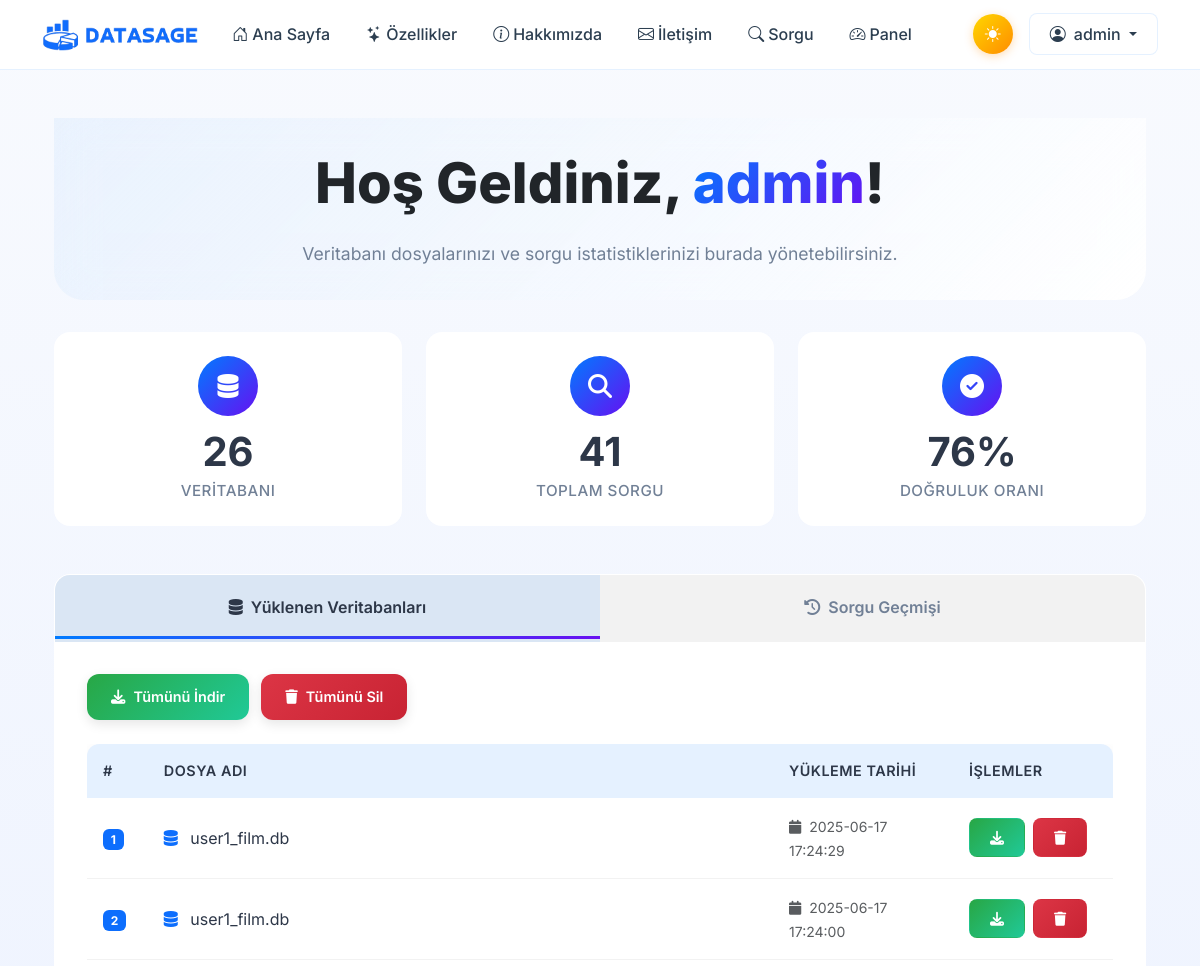
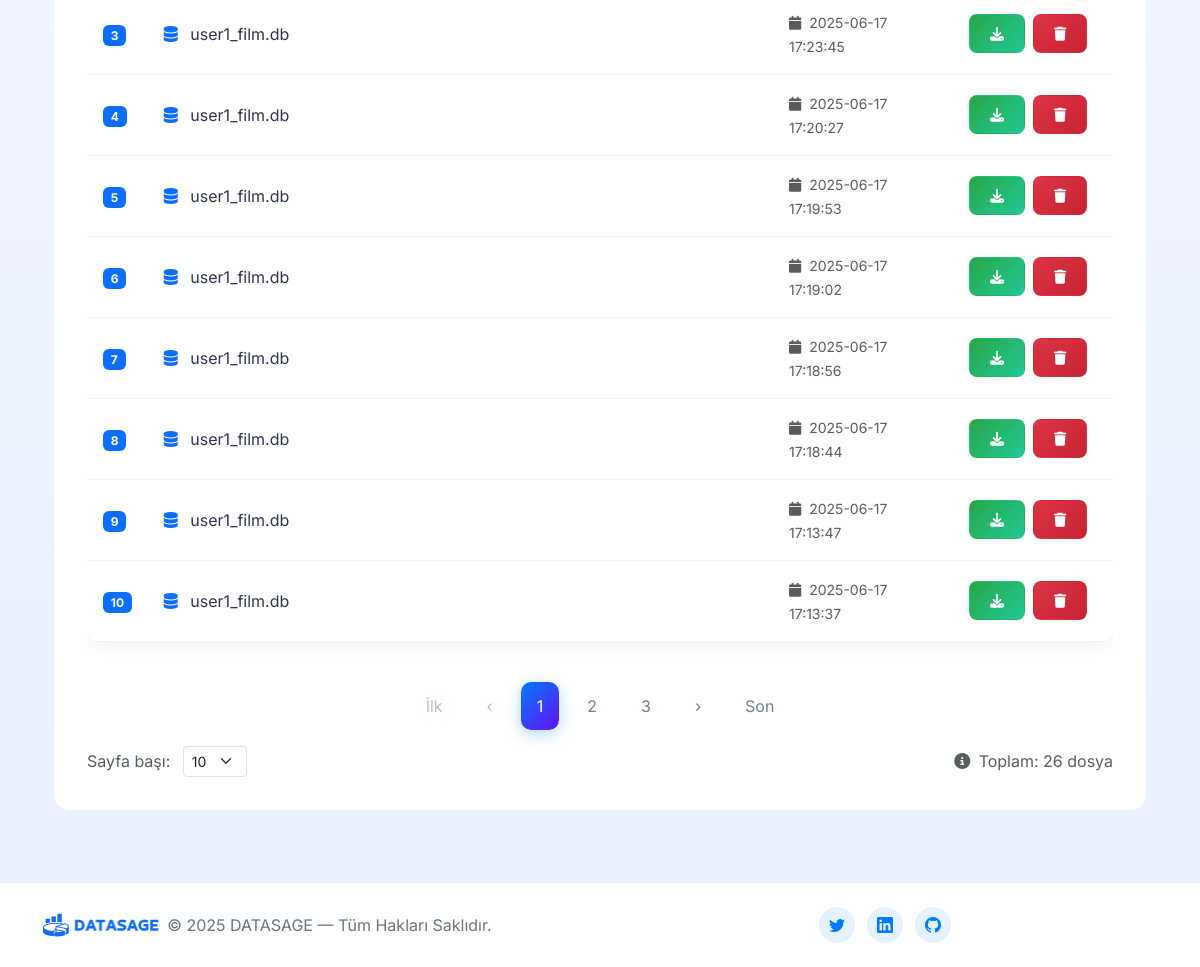
The page /dashboard (signed in) on the database as committed earlier (2 pictures, top to bottom).
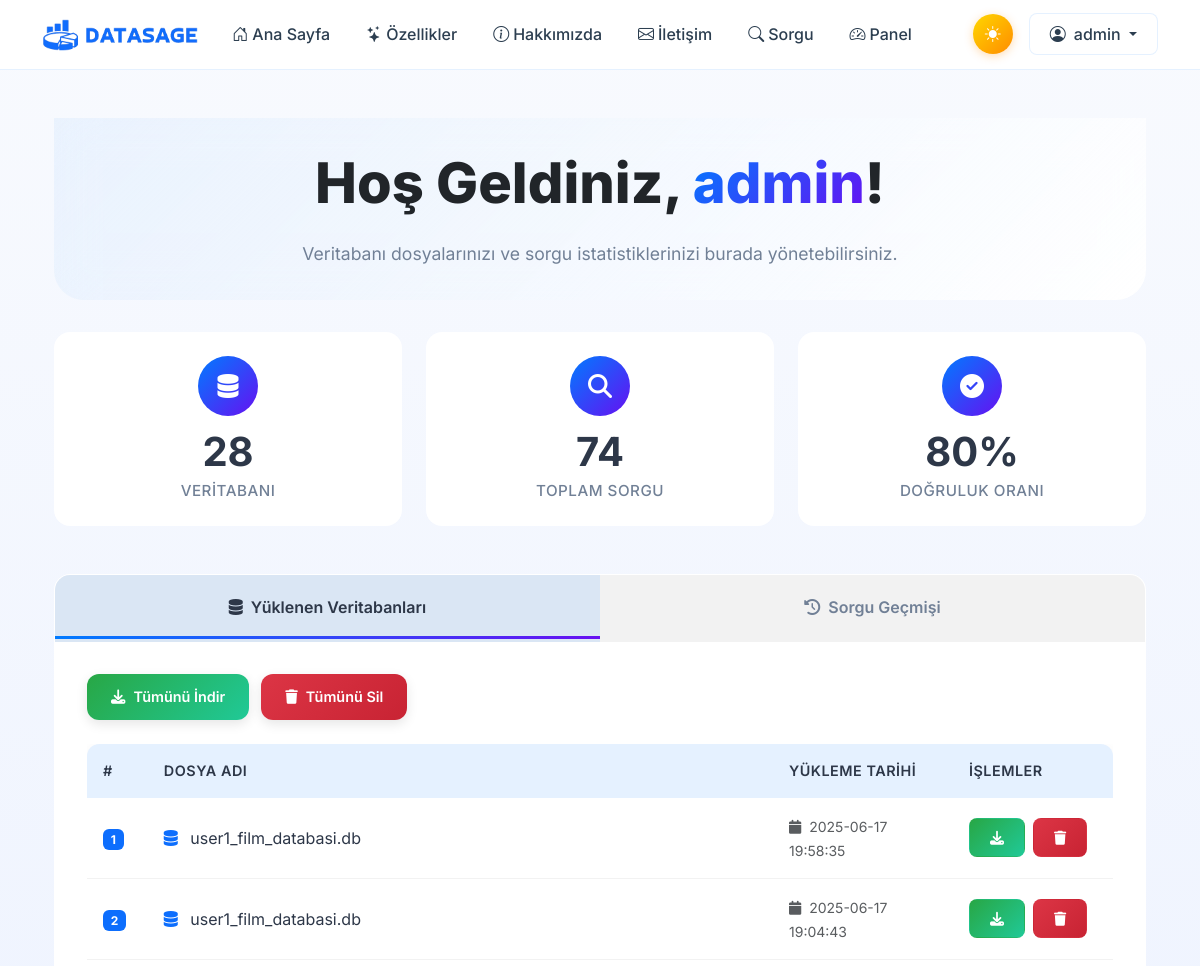
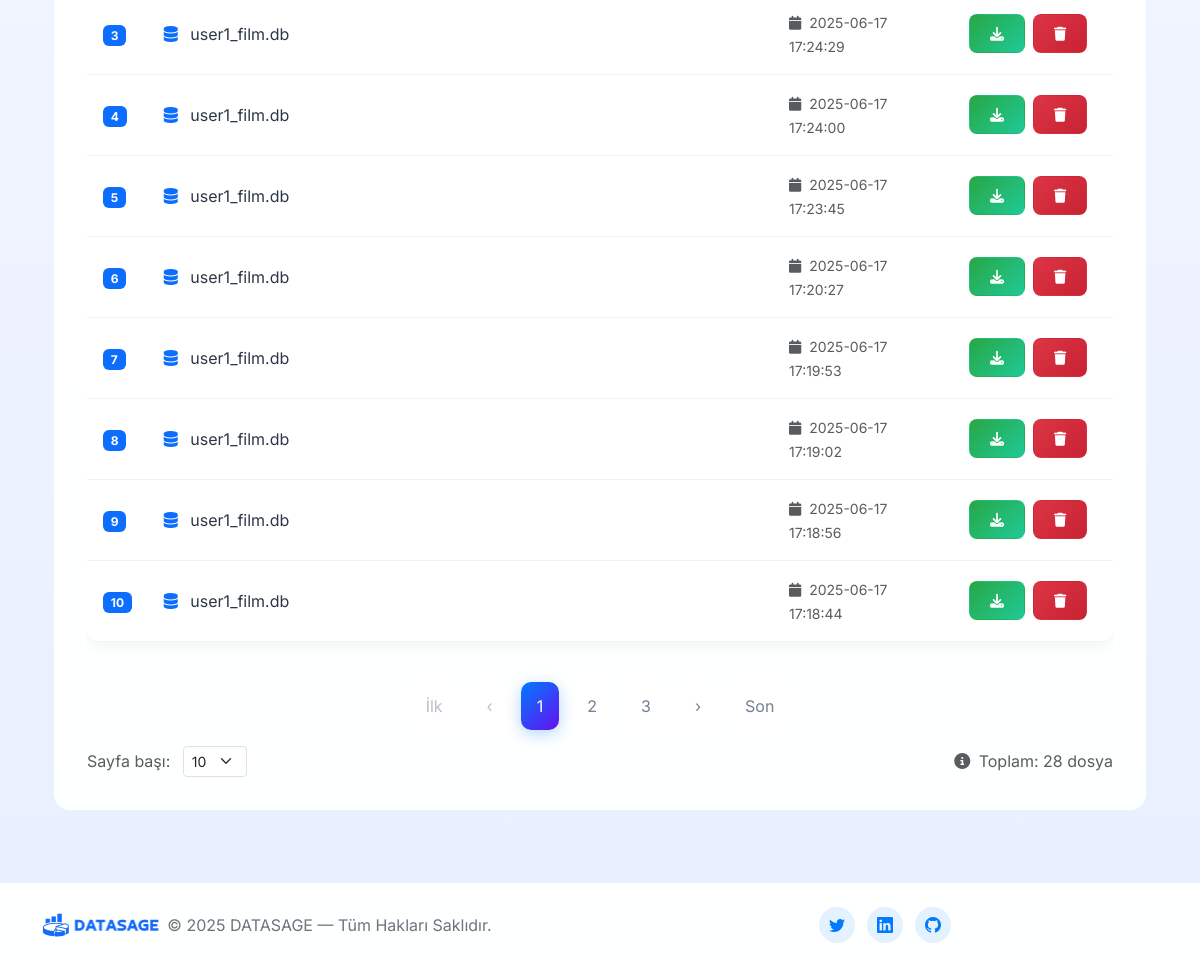
The same page on the database as committed later (2 pictures, top to bottom).
### tables this page shows
CREATE TABLE db_uploads (
        id INTEGER PRIMARY KEY AUTOINCREMENT,
        user_id INTEGER,
        filename TEXT,
        uploaded_at DATETIME DEFAULT CURRENT_TIMESTAMP,
        FOREIGN KEY (user_id) REFERENCES users(id)
    );

### app.py (the view)
@app.route("/dashboard")
@login_required
def dashboard():
    user_id = session["user_id"]
    query_filter = request.args.get("query_filter", "")
    sort_order = request.args.get("sort_order", "desc").lower()
    try:
        page = int(request.args.get("page", 1))
        per_page = int(request.args.get("per_page", 10))
        if per_page not in [10, 15, 20]:
            per_page = 10
    except:
        page = 1
        per_page = 10
    try:
        uploads_page = int(request.args.get("uploads_page", 1))
        uploads_per_page = int(request.args.get("uploads_per_page", 10))
        if uploads_per_page not in [10, 15, 20]:
            uploads_per_page = 10
    except:
        uploads_page = 1
        uploads_per_page = 10
    if sort_order not in ["asc", "desc"]:
        sort_order = "desc"
    conn = sqlite3.connect("database.sqlite")
    conn.row_factory = sqlite3.Row
    uploads_count = conn.execute(
        "SELECT COUNT(*) FROM db_uploads WHERE user_id = ?", (user_id,)
    ).fetchone()[0]
    uploads_offset = (uploads_page - 1) * uploads_per_page
    uploads_total_pages = (uploads_count + uploads_per_page - 1) // uploads_per_page
    uploads = conn.execute("""
        SELECT * FROM db_uploads
        WHERE user_id = ?
        ORDER BY uploaded_at DESC
        LIMIT ? OFFSET ?
    """, (user_id, uploads_per_page, uploads_offset)).fetchall()
    uploads_start_page = max(1, uploads_page - 2)
    uploads_end_page = min(uploads_page + 2, uploads_total_pages)
    history_query = "SELECT * FROM query_history WHERE user_id = ?"
    params = [user_id]
    if query_filter:
        history_query += " AND LOWER(question) LIKE ?"
        params.append(f"%{query_filter.lower()}%")
    history_query += f" ORDER BY timestamp {sort_order.upper()}"
    count_query = "SELECT COUNT(*) FROM query_history WHERE user_id = ?"
    count_params = [user_id]
    if query_filter:
        count_query += " AND LOWER(question) LIKE ?"
        count_params.append(f"%{query_filter.lower()}%")
    total_queries = conn.execute(count_query, count_params).fetchone()[0]
    successful_queries = conn.execute("""
        SELECT COUNT(*) FROM query_history
        WHERE user_id = ? AND result NOT LIKE '%Hata%'
    """, (user_id,)).fetchone()[0]
    if total_queries > 0:
        success_rate = round((successful_queries / total_queries) * 100)
    else:
        success_rate = 0
    offset = (page - 1) * per_page
    history_query += " LIMIT ? OFFSET ?"
    params.extend([per_page, offset])
    history = conn.execute(history_query, params).fetchall()
    indexed_history = list(enumerate(history, offset + 1))
    total_pages = (total_queries + per_page - 1) // per_page
    start_page = max(1, page - 2)
    end_page = min(page + 2, total_pages)
    conn.close()
    return render_template(
        "dashboard.html",
        uploads=uploads,
        uploads_page=uploads_page,
        uploads_per_page=uploads_per_page,
        uploads_count=uploads_count,
        uploads_total_pages=uploads_total_pages,
        uploads_start_page=uploads_start_page,
        uploads_end_page=uploads_end_page,
        history=indexed_history,
        page=page,
        per_page=per_page,
        total_queries=total_queries,
        total_pages=total_pages,
        start_page=start_page,
        end_page=end_page,
        successful_queries=successful_queries,
        success_rate=success_rate,
    )

### app.py (called while the page is built)
def login_required(view_func):
    @wraps(view_func)
    def wrapped_view(**kwargs):
        if "user_id" not in session:
            flash("Bu sayfayı görüntülemek için giriş yapmalısınız.", "warning")
            return redirect(url_for("auth.login"))
        return view_func(**kwargs)
    return wrapped_view

### templates/dashboard.html (shortened to what this page needs)
{% extends "base.html" %}
{% block content %}
<div class="container py-4">
  <section class="welcome-section" data-aos="fade-down">
    <div class="text-center">
      <h1 class="hero-title">
        Hoş Geldiniz, <span class="text-gradient">{{ session.username | default('Kullanıcı') }}</span>!
      </h1>
      <p class="welcome-subtitle">Veritabanı dosyalarınızı ve sorgu istatistiklerinizi burada yönetebilirsiniz.</p>
    </div>
  </section>
  <section class="stats-container" data-aos="fade-up" data-aos-delay="100">
    <div class="stat-card">
      <div class="stat-icon">
        <i class="fas fa-database"></i>
      </div>
      <div class="stat-number">{{ uploads_count or 0 }}</div>
      <div class="stat-label">Veritabanı</div>
    </div>
    <div class="stat-card">
      <div class="stat-icon">
        <i class="fas fa-search"></i>
      </div>
      <div class="stat-number">{{ total_queries or 0 }}</div>
      <div class="stat-label">Toplam Sorgu</div>
    </div>
    <div class="stat-card">
      <div class="stat-icon">
        <i class="fas fa-check-circle"></i>
      </div>
      <div class="stat-number">{{ success_rate }}%</div>
      <div class="stat-label">Doğruluk Oranı</div>
    </div>
  </section>
  <section class="tab-container" data-aos="fade-up" data-aos-delay="200">
    <div class="tab-nav">
      <button class="tab-button active" onclick="switchTab('databases')" id="databases-tab">
        <i class="fas fa-database me-2"></i>Yüklenen Veritabanları
      </button>
      <button class="tab-button" onclick="switchTab('queries')" id="queries-tab">
        <i class="fas fa-history me-2"></i>Sorgu Geçmişi
      </button>
    </div>
    <div class="tab-content">
      <div class="tab-pane active" id="databases-content">
        <div class="action-buttons">
          <a href="{{ url_for('download_all_dbs') }}"
             class="btn-modern btn-success-modern {% if uploads|length == 0 %}disabled{% endif %}">
            <i class="fas fa-download"></i>
            Tümünü İndir
          </a>
          <a href="{{ url_for('delete_all_uploads') }}"
             class="btn-modern btn-danger-modern {% if uploads|length == 0 %}disabled{% endif %}"
             onclick="return confirm('Tüm veritabanlarını silmek istediğinize emin misiniz?')">
            <i class="fas fa-trash"></i>
            Tümünü Sil
          </a>
        </div>
        <div class="table-responsive">
          <table class="table table-modern">
            <thead>
              <tr>
                <th style="width: 60px;">#</th>
                <th>Dosya Adı</th>
                <th style="width: 180px;">Yükleme Tarihi</th>
                <th style="width: 160px;">İşlemler</th>
              </tr>
            </thead>
            <tbody>
              {% for db in uploads %}
              <tr>
                <td><span class="badge bg-primary">{{ loop.index }}</span></td>
                <td style="overflow-wrap:anywhere;">
                  <i class="fas fa-database text-primary me-2"></i>
                  {{ db.filename }}
                </td>
                <td>
                  <small class="text-muted">
                    <i class="fas fa-calendar me-1"></i>
                    {{ db.uploaded_at }}
                  </small>
                </td>
                <td>
                  <div class="d-flex gap-2">
                    <a href="{{ url_for('download_db', filename=db.filename) }}"
                       class="btn btn-sm btn-success-modern">
                      <i class="fas fa-download"></i>
                    </a>
                    <a href="{{ url_for('delete_upload', upload_id=db.id) }}"
                       class="btn btn-sm btn-danger-modern"
                       onclick="return confirm('Bu dosyayı silmek istediğinize emin misiniz?')">
                      <i class="fas fa-trash"></i>
                    </a>
                  </div>
                </td>
              </tr>
              {% endfor %}
            </tbody>
          </table>
        </div>
        <nav aria-label="Veritabanı dosyaları sayfalama" class="mt-4">
          <ul class="pagination pagination-modern">
            <li class="page-item {% if uploads_page == 1 %}disabled{% endif %}">
              <a class="page-link" href="?uploads_page=1&uploads_per_page={{ uploads_per_page }}">İlk</a>
            </li>
            <li class="page-item {% if uploads_page == 1 %}disabled{% endif %}">
              <a class="page-link" href="?uploads_page={{ uploads_page-1 }}&uploads_per_page={{ uploads_per_page }}">‹</a>
            </li>
            {% for p in range(uploads_start_page, uploads_end_page+1) %}
              <li class="page-item {% if p == uploads_page %}active{% endif %}">
                <a class="page-link" href="?uploads_page={{ p }}&uploads_per_page={{ uploads_per_page }}">{{ p }}</a>
              </li>
            {% endfor %}
            <li class="page-item {% if uploads_page == uploads_total_pages %}disabled{% endif %}">
              <a class="page-link" href="?uploads_page={{ uploads_page+1 }}&uploads_per_page={{ uploads_per_page }}">›</a>
            </li>
            <li class="page-item {% if uploads_page == uploads_total_pages %}disabled{% endif %}">
              <a class="page-link" href="?uploads_page={{ uploads_total_pages }}&uploads_per_page={{ uploads_per_page }}">Son</a>
            </li>
          </ul>
        </nav>
        <div class="d-flex justify-content-between align-items-center mt-3">
          <form method="get" class="d-inline-block">
            <label for="uploads_per_page" class="me-2 text-muted">Sayfa başı:</label>
            <select name="uploads_per_page" id="uploads_per_page" onchange="this.form.submit()" class="form-select form-select-sm d-inline-block w-auto">
              <option value="10" {% if uploads_per_page == 10 %}selected{% endif %}>10</option>
            </select>
          </form>
          <span class="text-muted">
            <i class="fas fa-info-circle me-1"></i>
            Toplam: {{ uploads_count }} dosya
          </span>
        </div>
      </div>
    </div>
  </section>
</div>
<link href="https://cdnjs.cloudflare.com/ajax/libs/aos/2.3.4/aos.css" rel="stylesheet">
{% endblock %}

### templates/base.html (shortened to what this page needs)
<!DOCTYPE html>
<html lang="tr" data-bs-theme="light">
<head>
    <link href="https://cdn.jsdelivr.net/npm/bootstrap@5.3.0/dist/css/bootstrap.min.css" rel="stylesheet">
    <link href="https://cdn.jsdelivr.net/npm/bootstrap-icons@1.11.0/font/bootstrap-icons.min.css" rel="stylesheet">
    <link href="https://unpkg.com/aos@2.3.1/dist/aos.css" rel="stylesheet">
    <link href="https://cdnjs.cloudflare.com/ajax/libs/font-awesome/6.5.0/css/all.min.css" rel="stylesheet">
</head>
<body>
<nav class="navbar navbar-expand-lg" id="main-navbar">
  <div class="container">
    <a class="navbar-brand" href="{{ url_for('index') }}">
      <img id="navbar-logo" src="{{ url_for('static', filename='images/logo-navbar.png') }}" alt="DATASAGE Logo" style="height: 32px;">
    </a>
    <div class="collapse navbar-collapse" id="navbarNav">
      <ul class="navbar-nav me-auto">
        <li class="nav-item">
          <a class="nav-link" href="{{ url_for('index') }}">
            <i class="bi bi-house-door me-1"></i>Ana Sayfa
          </a>
        </li>
        <li class="nav-item">
          <a class="nav-link" href="{{ url_for('index') }}#features">
            <i class="bi bi-stars me-1"></i>Özellikler
          </a>
        </li>
        <li class="nav-item">
          <a class="nav-link" href="{{ url_for('about') }}">
            <i class="bi bi-info-circle me-1"></i>Hakkımızda
          </a>
        </li>
        <li class="nav-item">
          <a class="nav-link" href="{{ url_for('contact') }}">
            <i class="bi bi-envelope me-1"></i>İletişim
          </a>
        </li>
        {% if session.username %}
          <li class="nav-item">
            <a class="nav-link" href="{{ url_for('ask') }}">
              <i class="bi bi-search me-1"></i>Sorgu
            </a>
          </li>
          <li class="nav-item">
            <a class="nav-link" href="{{ url_for('dashboard') }}">
              <i class="bi bi-speedometer2 me-1"></i>Panel
            </a>
          </li>
        {% endif %}
      </ul>
      <div class="d-flex align-items-center gap-3">
        <button id="theme-toggle" class="theme-toggle-btn" title="Tema Değiştir">
          <i id="theme-icon" class="bi bi-sun-fill"></i>
        </button>
        {% if session.username %}
          <div class="dropdown">
            <a class="btn btn-user dropdown-toggle" href="#" data-bs-toggle="dropdown">
              <i class="bi bi-person-circle me-2"></i>{{ session.username }}
            </a>
          </div>
        {% endif %}
      </div>
    </div>
  </div>
</nav>
<div id="page-content-wrapper">
    <div class="container mt-4">
        {% block content %}{% endblock %}
    </div>
</div>
<footer class="footer mt-5 py-4">
  <div class="container">
    <div class="row align-items-center">
      <div class="col-md-6">
        <div class="d-flex align-items-center">
          <img src="{{ url_for('static', filename='images/logo-navbar.png') }}" alt="DATASAGE" height="24" class="me-2">
          <span>© 2025 DATASAGE — Tüm Hakları Saklıdır.</span>
        </div>
      </div>
      <div class="col-md-6 text-md-end">
        <div class="social-links">
          <a href="#" class="social-link" title="Twitter"><i class="bi bi-twitter"></i></a>
          <a href="#" class="social-link" title="LinkedIn"><i class="bi bi-linkedin"></i></a>
          <a href="https://github.com/AleksDulda/DataSage" class="social-link" title="GitHub"><i class="bi bi-github"></i></a>
        </div>
      </div>
    </div>
  </div>
</footer>
</body>
</html>

### templates/base.html (style rules this page uses)
:root { --primary-color: #007bff; --secondary-color: #6610f2; --accent-color: #2c3e50; --text-muted: #6c757d; --light-bg: #f8fafe; --border-color: rgba(0, 123, 255, 0.1); --shadow: rgba(0, 0, 0, 0.1); --success-color: #28a745; --border-light: #e9ecef; --input-bg: #f8f9fa; --dark-bg: #15171d; --dark-surface: #1e2329; --dark-border: #2d3748; --dark-text: #f4f7fa; --dark-muted: #a9b5c7; --transition: all 0.3s ease; }
* { transition: var(--transition); }
body { font-family: 'Inter', -apple-system, BlinkMacSystemFont, 'Segoe UI', sans-serif; padding-top: 70px; background: linear-gradient(180deg, var(--light-bg) 0%, #e8efff 100%); min-height: 100vh; display: flex; flex-direction: column; }
#page-content-wrapper { flex: 1; }
#main-navbar { position: fixed; top: 0; width: 100%; z-index: 1030; background: rgba(255, 255, 255, 0.95) !important; backdrop-filter: blur(10px); border-bottom: 1px solid var(--border-color); height: 70px; }
.navbar-nav .nav-link { font-weight: 500; padding: 8px 16px !important; border-radius: 8px; margin: 0 2px; color: var(--accent-color) !important; }
.theme-toggle-btn { background: linear-gradient(135deg, #ffd700, #ff8c00); border: none; border-radius: 50%; width: 40px; height: 40px; display: flex; align-items: center; justify-content: center; cursor: pointer; box-shadow: 0 2px 10px rgba(255, 140, 0, 0.3); color: white; }
.btn { font-weight: 500; border-radius: 8px; padding: 8px 20px; transition: var(--transition); }
.btn-user { background: rgba(255, 255, 255, 0.1); border: 1px solid var(--border-color); color: var(--accent-color); text-decoration: none; }
.footer { background: rgba(255, 255, 255, 0.95); border-top: 1px solid var(--border-color); backdrop-filter: blur(10px); color: var(--text-muted); }
.social-links { display: flex; gap: 12px; justify-content: center; }
.social-link { width: 36px; height: 36px; border-radius: 50%; background: var(--border-color); display: flex; align-items: center; justify-content: center; color: var(--primary-color); text-decoration: none; transition: var(--transition); }

Rows that differ between the two databases and show on the page:
no longer on this page (row unchanged): db_uploads: filename "user1_film.db", uploaded_at "2025-06-17 17:13:47"
no longer on this page (row unchanged): db_uploads: filename "user1_film.db", uploaded_at "2025-06-17 17:13:37"
added db_uploads: filename "user1_film_databasi.db", uploaded_at "2025-06-17 19:58:35"
added db_uploads: filename "user1_film_databasi.db", uploaded_at "2025-06-17 19:04:43"
Other text that changed with them:
{{ uploads_count or 0 }}: "26" → "28"
{{ total_queries or 0 }}: "41" → "74"
{{ success_rate }}: "76" → "80"
{{ uploads_count }}: "26" → "28"
